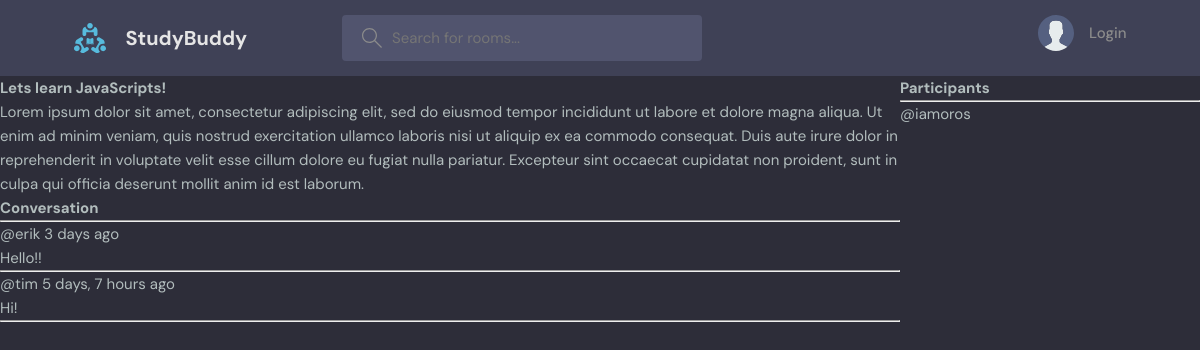
/room/1, run on the app's committed database.
### base/models.py (models this page shows, shortened)
class Room(models.Model):
	host = models.ForeignKey(User, on_delete=models.SET_NULL, null=True)
	topic = models.ForeignKey(Topic, on_delete=models.SET_NULL, null=True)
	name = models.CharField(max_length=200)
	description = models.TextField(null=True, blank=True)
	participants = models.ManyToManyField(User, related_name='participants', blank=True)
	updated = models.DateTimeField(auto_now=True)
	created = models.DateTimeField(auto_now_add=True)
	class Meta:
		ordering = ['-updated', '-created']

class Message(models.Model):
	user = models.ForeignKey(User, on_delete=models.CASCADE)
	room = models.ForeignKey(Room, on_delete=models.CASCADE)
	body = models.TextField()
	updated = models.DateTimeField(auto_now=True)
	created = models.DateTimeField(auto_now_add=True)
	class Meta:
		ordering = ['-updated', '-created']

### base/views.py (the view, shortened to what this page needs)
# urls.py: path('room/<str:pk>', views.room, name="room"),
def room(request, pk):
	room = Room.objects.get(id=pk)
	room_messages = room.message_set.all()
	participants = room.participants.all()
	context = {
		'room': room,
		'room_messages': room_messages,
		'participants': participants,
	}
	return render(request, 'base/room.html', context)

### base/templates/base/room.html (shortened to what this page needs)
{% extends 'main.html' %}
{% block content%}
<div class="room-container">
	<div>
		<h1>{{room.name}}</h1>
		<p>{{room.description}}</p>
		<div class="comment-wrapper">
		<h3>Conversation</h3>
		<hr />
		{% for message in room_messages %}
		<div>
			<small>@{{message.user}} {{message.created|timesince}} ago</small>
			<p>{{message.body}}</p>
			<hr />
		</div>
		{% endfor %}
		</div>
	</div>
	<div>
		<h3>Participants</h3>
		<hr>
		{% for user in participants %}
		<div>
			<p>@{{user.username}}</p>
		</div>
		{% endfor %}
	</div>
</div>
{% endblock %}

### static/styles/style.css (style rules this page uses)
:root { --color-main: #71c6dd; --color-main-light: #e1f6fb; --color-dark: #3f4156; --color-dark-medium: #51546e; --color-dark-light: #696d97; --color-light: #e5e5e5; --color-gray: #8b8b8b; --color-light-gray: #b2bdbd; --color-bg: #2d2d39; --color-success: #5dd693; --color-error: #fc4b0b; }
* { font-family: "DM Sans", -apple-system, BlinkMacSystemFont, "Segoe UI", Roboto, Oxygen, Ubuntu, Cantarell, "Open Sans", "Helvetica Neue", sans-serif; margin: 0; padding: 0; box-sizing: border-box; text-rendering: optimizeLegibility; font-size: inherit; }
html { font-size: 56.25%; }
@media only screen and (min-width: 1200px) { html { font-size: 62.5%; } }
body { line-height: 1.6; font-weight: 400; font-size: 1.5rem; color: var(--color-light-gray); background-color: var(--color-bg); min-height: 100vh; }

### base/templates/base/room.html (style rules this page uses)
.room-container { display: grid; grid-template-columns: 3fr 1fr; }

### data on the page
Room: name "Lets learn JavaScripts!", description "Lorem ipsum dolor sit amet, consectetur adipiscing elit, sed do eiusmod tempor incididunt ut labore et dolore magna aliqua. Ut enim ad minim veniam, quis nostrud exercitation ullamco laboris nisi ut aliquip ex ea commodo consequat. Duis aute irure dolor in reprehenderit in voluptate velit esse cillum dolore eu fugiat nulla pariatur. Excepteur sint occaecat cupidatat non proident, sunt in culpa qui officia deserunt mollit anim id est laborum."
Message: user "erik", created "3 days", body "Hello!!"
Message: user "tim", created "5 days, 7 hours", body "Hi!"

### other printed values
{{ user.username }} "iamoros"
